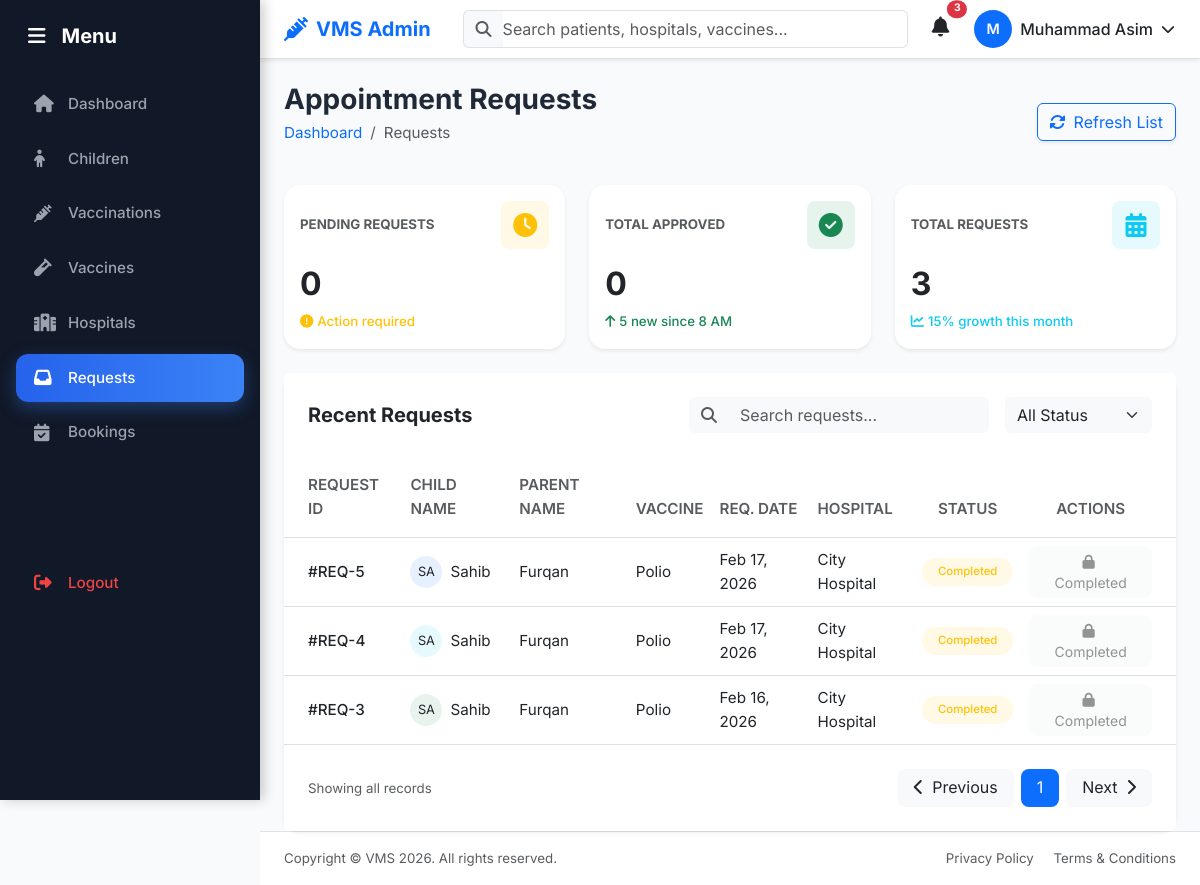
/admin/requests/appointment_requests.php (signed in), run on the app's committed database.
### tables this page shows
CREATE TABLE `appointments` (
  `id` int(11) NOT NULL,
  `parent_id` int(11) NOT NULL,
  `hospital_id` int(11) NOT NULL,
  `child_id` int(11) NOT NULL,
  `vaccine_id` int(11) NOT NULL,
  `dose_number` int(11) DEFAULT NULL,
  `appointment_date` datetime NOT NULL,
  `status` enum('requested','approved','rejected','completed') NOT NULL DEFAULT 'requested',
  `created_at` timestamp NOT NULL DEFAULT current_timestamp()
);

CREATE TABLE `children` (
  `id` int(11) NOT NULL,
  `parent_id` int(11) NOT NULL,
  `name` varchar(100) NOT NULL,
  `date_of_birth` date NOT NULL,
  `gender` enum('Male','Female','Other') NOT NULL,
  `blood_group` varchar(5) DEFAULT NULL,
  `created_at` timestamp NOT NULL DEFAULT current_timestamp()
);

CREATE TABLE `users` (
  `id` int(11) NOT NULL,
  `name` varchar(100) NOT NULL,
  `email` varchar(100) NOT NULL,
  `password` varchar(255) NOT NULL,
  `role` enum('admin','parent','hospital') NOT NULL,
  `status` enum('active','inactive') NOT NULL DEFAULT 'active',
  `created_at` timestamp NOT NULL DEFAULT current_timestamp()
);

CREATE TABLE `vaccines` (
  `id` int(11) NOT NULL,
  `vaccine_name` varchar(100) NOT NULL,
  `total_dose` int(11) NOT NULL,
  `target_age_group` varchar(100) NOT NULL,
  `description` text DEFAULT NULL,
  `availability_status` enum('available','unavailable') NOT NULL DEFAULT 'available',
  `created_at` timestamp NOT NULL DEFAULT current_timestamp()
);

CREATE TABLE `hospitals` (
  `id` int(11) NOT NULL,
  `user_id` int(11) NOT NULL,
  `hospital_name` varchar(150) NOT NULL,
  `registration_no` varchar(50) NOT NULL,
  `phone` varchar(20) NOT NULL,
  `address` text NOT NULL,
  `status` enum('approved','pending','rejected') NOT NULL DEFAULT 'pending',
  `created_at` timestamp NOT NULL DEFAULT current_timestamp()
);

### admin/requests/appointment_requests.php (the view, shortened to what this page needs)
<?php
include '../../config/db.php';
include '../includes/header.php';
include '../includes/sidebar.php';
$stmt_requests = $conn->prepare("SELECT r.id, c.name AS child_name, u.name AS parent_name, v.vaccine_name, r.appointment_date, h.hospital_name, r.status FROM appointments r JOIN children c ON r.child_id = c.id JOIN parents p ON r.parent_id = p.id JOIN users u ON p.user_id = u.id JOIN vaccines v ON r.vaccine_id = v.id JOIN hospitals h ON r.hospital_id = h.id ORDER BY r.created_at DESC");
$stmt_requests->execute();
$result_requests = $stmt_requests->get_result();
$stmt_cards = $conn->prepare("SELECT COUNT(*) AS total_requests, SUM(status = 'approved') AS total_approved, SUM(status = 'requested') AS total_pending FROM appointments");
$stmt_cards->execute();
$result_cards = $stmt_cards->get_result()->fetch_assoc();
$total_requests = $result_cards['total_requests'];
$total_approved = $result_cards['total_approved'];
$total_pending  = $result_cards['total_pending'];
?>
<main class="main-content">
    <div class="container-fluid px-4">
        <div class="d-flex align-items-center justify-content-between mb-4 mt-4">
            <div>
                <h3 class="fw-bold mb-1">Appointment Requests</h3>
                <nav aria-label="breadcrumb">
                    <ol class="breadcrumb">
                        <li class="breadcrumb-item"><a href="../dashboard.php" class="text-decoration-none">Dashboard</a></li>
                        <li class="breadcrumb-item active" aria-current="page">Requests</li>
                    </ol>
                </nav>
            </div>
            <div>
                <button class="btn btn-outline-primary shadow-sm" onclick="location.reload()">
                    <i class="fas fa-sync-alt me-2"></i>Refresh List
                </button>
            </div>
        </div>
        <div class="row g-4 mb-4">
            <div class="col-12 col-sm-6 col-lg-4">
                <div class="card border-0 shadow-sm h-100 rounded-4">
                    <div class="card-body">
                        <div class="d-flex justify-content-between align-items-center mb-3">
                            <h6 class="card-title text-muted text-uppercase mb-0 small fw-bold">Pending Requests</h6>
                            <div class="bg-warning bg-opacity-10 text-warning rounded-3 p-2 d-flex align-items-center justify-content-center" style="width: 48px; height: 48px;">
                                <i class="fas fa-clock fs-4"></i>
                            </div>
                        </div>
                        <h2 class="fw-bold mb-2"><?= $total_pending ?></h2>
                        <div class="d-flex align-items-center text-warning small fw-medium">
                            <i class="fas fa-exclamation-circle me-1"></i>
                            <span>Action required</span>
                        </div>
                    </div>
                </div>
            </div>
            <div class="col-12 col-sm-6 col-lg-4">
                <div class="card border-0 shadow-sm h-100 rounded-4">
                    <div class="card-body">
                        <div class="d-flex justify-content-between align-items-center mb-3">
                            <h6 class="card-title text-muted text-uppercase mb-0 small fw-bold">Total Approved</h6>
                            <div class="bg-success bg-opacity-10 text-success rounded-3 p-2 d-flex align-items-center justify-content-center" style="width: 48px; height: 48px;">
                                <i class="fas fa-check-circle fs-4"></i>
                            </div>
                        </div>
                        <h2 class="fw-bold mb-2"><?= $total_approved ?></h2>
                        <div class="d-flex align-items-center text-success small fw-medium">
                            <i class="fas fa-arrow-up me-1"></i>
                            <span>5 new since 8 AM</span>
                        </div>
                    </div>
                </div>
            </div>
            <div class="col-12 col-sm-6 col-lg-4">
                <div class="card border-0 shadow-sm h-100 rounded-4">
                    <div class="card-body">
                        <div class="d-flex justify-content-between align-items-center mb-3">
                            <h6 class="card-title text-muted text-uppercase mb-0 small fw-bold">Total Requests</h6>
                            <div class="bg-info bg-opacity-10 text-info rounded-3 p-2 d-flex align-items-center justify-content-center" style="width: 48px; height: 48px;">
                                <i class="fas fa-calendar-alt fs-4"></i>
                            </div>
                        </div>
                        <h2 class="fw-bold mb-2"><?= $total_requests ?></h2>
                        <div class="d-flex align-items-center text-info small fw-medium">
                            <i class="fas fa-chart-line me-1"></i>
                            <span>15% growth this month</span>
                        </div>
                    </div>
                </div>
            </div>
        </div>
        <div class="card border-0 shadow-sm rounded-4">
            <div class="card-header bg-white border-0 py-4 px-4 align-items-center d-flex justify-content-between">
                <h5 class="fw-bold mb-0">Recent Requests</h5>
                <div class="d-flex gap-3">
                    <div class="input-group" style="max-width: 300px;">
                        <span class="input-group-text bg-light border-0"><i class="fas fa-search text-muted"></i></span>
                        <input type="text" id="searchInput" class="form-control bg-light border-0 shadow-none" placeholder="Search requests...">
                    </div>
                    <select id="statusFilter" class="form-select bg-light border-0 shadow-none" style="width: 150px;">
                        <option value="all">All Status</option>
                    </select>
                </div>
            </div>
            <div class="card-body p-0">
                <div class="table-responsive">
                    <table class="table table-hover align-middle mb-0" id="requestsTable">
                        <thead class="bg-light">
                            <tr>
                                <th class="ps-4 py-3 text-muted fw-semibold">REQUEST ID</th>
                                <th class="py-3 text-muted fw-semibold">CHILD NAME</th>
                                <th class="py-3 text-muted fw-semibold">PARENT NAME</th>
                                <th class="py-3 text-muted fw-semibold">VACCINE</th>
                                <th class="py-3 text-muted fw-semibold">REQ. DATE</th>
                                <th class="py-3 text-muted fw-semibold">HOSPITAL</th>
                                <th class="py-3 text-muted fw-semibold text-center">STATUS</th>
                                <th class="pe-4 py-3 text-center text-muted fw-semibold">ACTIONS</th>
                            </tr>
                        </thead>
                        <tbody>
                            <?php if ($result_requests->num_rows > 0): ?>
                            <?php while ($row = $result_requests->fetch_assoc()):
                                $status_badge = '';
                                switch(strtolower($row['status'])) {
                                    default: $status_badge = 'bg-warning bg-opacity-10 text-warning'; break;
                                }
                                $initials = strtoupper(substr($row['child_name'], 0, 2));
                                $avatar_colors = ['bg-primary', 'bg-success', 'bg-info', 'bg-warning', 'bg-danger'];
                                $avatar_bg = $avatar_colors[array_rand($avatar_colors)];
                            ?>
                            <tr class="request-row" data-status="<?= strtolower($row['status']) ?>">
                                <td class="ps-4 fw-medium">#REQ-<?= $row['id'] ?></td>
                                <td>
                                    <div class="d-flex align-items-center">
                                        <div class="rounded-circle <?= $avatar_bg ?> bg-opacity-10 text-dark d-flex align-items-center justify-content-center me-2" style="width: 32px; height: 32px; font-size: 0.8rem;"><?= $initials ?></div>
                                        <span class="search-target"><?= htmlspecialchars($row['child_name']) ?></span>
                                    </div>
                                </td>
                                <td class="search-target"><?= htmlspecialchars($row['parent_name']) ?></td>
                                <td class="search-target"><?= htmlspecialchars($row['vaccine_name']) ?></td>
                                <td><?= date('M d, Y', strtotime($row['appointment_date'])) ?></td>
                                <td class="search-target"><?= htmlspecialchars($row['hospital_name']) ?></td>
                                <td class="text-center">
                                    <span class="badge rounded-pill <?= $status_badge ?> px-3 py-2 fw-medium"><?= ucfirst($row['status']) ?></span>
                                </td>
                                <td class="pe-4 text-center">
                                    <?php if (strtolower($row['status']) === 'requested' || strtolower($row['status']) === 'pending'): ?>
                                    <div class="d-flex justify-content-center gap-2">
                                        <button class="btn btn-sm btn-success rounded-3 px-3 shadow-none border-0" data-bs-toggle="modal" data-bs-target="#approveModal" onclick="setRequestId(<?= $row['id'] ?>)">
                                            <i class="fas fa-check me-1"></i> Approve
                                        </button>
                                        <button class="btn btn-sm btn-danger rounded-3 px-3 shadow-none border-0" data-bs-toggle="modal" data-bs-target="#rejectModal" onclick="setRequestId(<?= $row['id'] ?>)">
                                            <i class="fas fa-times me-1"></i> Reject
                                        </button>
                                    </div>
                                    <?php else: ?>
                                        <button class="btn btn-sm btn-light text-muted rounded-3 px-3" disabled>
                                            <i class="fas fa-lock me-1"></i> <?= ucfirst($row['status']) ?>
                                        </button>
                                    <?php endif; ?>
                                </td>
                            </tr>
                            <?php endwhile; ?>
                            <?php else: ?>
                                <tr><td colspan="8" class="text-center py-4 text-muted">No appointment requests found.</td></tr>
                            <?php endif; ?>
                        </tbody>
                    </table>
                </div>
            </div>
            <div class="card-footer bg-white border-0 py-4 px-4">
                <nav aria-label="Page navigation">
                    <ul class="pagination justify-content-between align-items-center mb-0">
                        <li class="page-item disabled">
                            <span class="text-muted small">Showing all records</span>
                        </li>
                        <div class="d-flex gap-2">
                            <li class="page-item disabled"><a class="page-link border-0 bg-light rounded-3 px-3 text-dark" href="#"><i class="fas fa-chevron-left me-1"></i> Previous</a></li>
                            <li class="page-item active"><a class="page-link border-0 rounded-3 px-3" href="#">1</a></li>
                            <li class="page-item disabled"><a class="page-link border-0 bg-light rounded-3 px-3 text-dark" href="#">Next <i class="fas fa-chevron-right ms-1"></i></a></li>
                        </div>
                    </ul>
                </nav>
            </div>
        </div>
    </div>
</main>
<?php include '../includes/footer.php'; ?>

### assets/css/admin.css (style rules this page uses)
:root { --primary-500: #3b82f6; --primary-600: #2563eb; --primary-700: #1d4ed8; --success-500: #22c55e; --warning-500: #f59e0b; --danger-500: #ef4444; --gray-50: #f9fafb; --gray-100: #f3f4f6; --gray-200: #e5e7eb; --gray-400: #9ca3af; --gray-700: #374151; --gray-800: #1f2937; --gray-900: #111827; --transition-fast: 150ms ease; --transition-base: 300ms ease; }
body { font-family: 'Inter', sans-serif; font-size: 0.95rem; line-height: 1.6; color: var(--gray-800); background-color: var(--gray-50); }
@media (min-width: 992px) { body { padding-left: 260px; } }

### data on the page
appointments: id "5", child.name "SA", child.name "Sahib", users.name "Furqan", vaccine.vaccine_name "Polio", appointment_date "Feb 17, 2026", hospital.hospital_name "City Hospital", status "Completed"
appointments: id "4", child.name "SA", child.name "Sahib", users.name "Furqan", vaccine.vaccine_name "Polio", appointment_date "Feb 17, 2026", hospital.hospital_name "City Hospital", status "Completed"
appointments: id "3", child.name "SA", child.name "Sahib", users.name "Furqan", vaccine.vaccine_name "Polio", appointment_date "Feb 16, 2026", hospital.hospital_name "City Hospital", status "Completed"

### other printed values
substr($adminName, 0, 1) "M"
$adminName "Muhammad Asim"
$total_pending "0"
$total_approved "0"
$total_requests "3"
